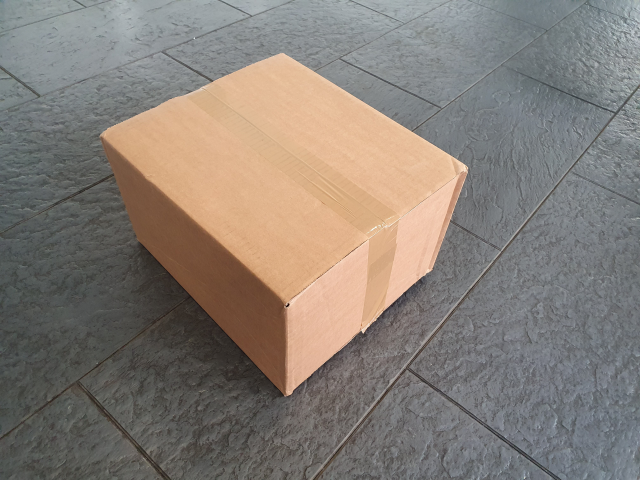
#> input picture input/0_dataset_027/image.png, 1280 x 960 px (shown at 1/2 size)
$ python -i edge_detection.py   (imports and definitions only)   (older library calls are emulated)
#> lines starting #> are read from the running program, lines starting #| are printed output that depends on the picture; after the words box and inside, x2 and y2 are one past the last pixel; in counts of white or black regions, pixels touching at a corner belong together
#> further down, picture is the input picture: shape (960, 1280, 3); mean B, G, R 118.1, 125.3, 133.5
import cv2
import numpy as np

from utils.image_modification import get_grayscaled_image


def canny_edge_detection(img, threshold1=100, threshold2=200, adaptive=True):
    imgray = get_grayscaled_image(img)
    if adaptive:
        threshold2, _ = cv2.threshold(imgray, 0, 255, cv2.THRESH_BINARY | cv2.THRESH_OTSU)
        threshold1 = 0.4 * threshold2
    edges = cv2.Canny(imgray, threshold1, threshold2)
    return edges


def canny_edge_detection_with_automatic_threshold(image, sigma=0.33):
    # https://www.pyimagesearch.com/2015/04/06/zero-parameter-automatic-canny-edge-detection-with-python-and-opencv/
    # compute the median of the single channel pixel intensities
    v = np.median(image)

    # apply automatic Canny edge detection using the computed median
    lower = int(max(0, (1.0 - sigma) * v))
    upper = int(min(255, (1.0 + sigma) * v))
    edged = cv2.Canny(image, lower, upper)

    # return the edged image
    return edged


def get_contours(img):
    try:
        imgray = cv2.cvtColor(img, cv2.COLOR_BGR2GRAY)
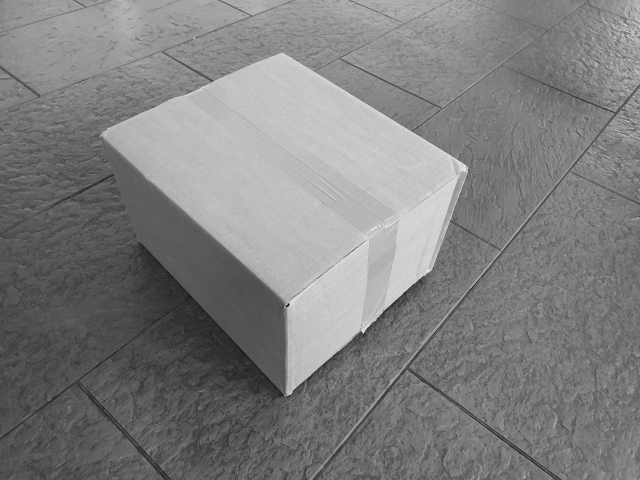
#> imgray: shape (960, 1280) (shown at 1/2 size); min 10, max 254, mean 127
    except:
        imgray = img
    ret, thresh = cv2.threshold(imgray, 127, 255, 0)
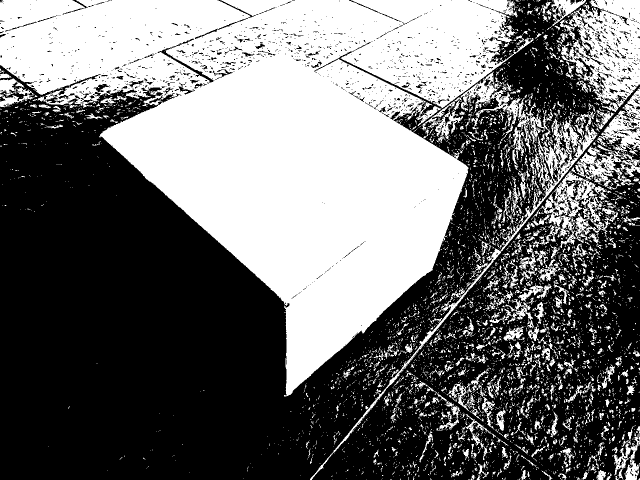
#> thresh: shape (960, 1280) (shown at 1/2 size); 43.1% white; 5028 white regions (4451 under 20 px)
    im, contours, hierarchy = cv2.findContours(thresh, cv2.RETR_TREE, cv2.CHAIN_APPROX_SIMPLE)
#> contours = 8381 contours, 7702 with area under 20; largest, box (x1, y1, x2, y2) and area: (0, 0, 1067, 793) 417864, (1120, 0, 1280, 224) 23564, (843, 143, 1195, 502) 14966, (1062, 344, 1221, 496) 10076, (1150, 177, 1280, 374) 9128
    return im

>>> import cv2
>>> picture = cv2.imread('../../input/0_dataset_027/image.png')
>>> result = get_contours(picture)
